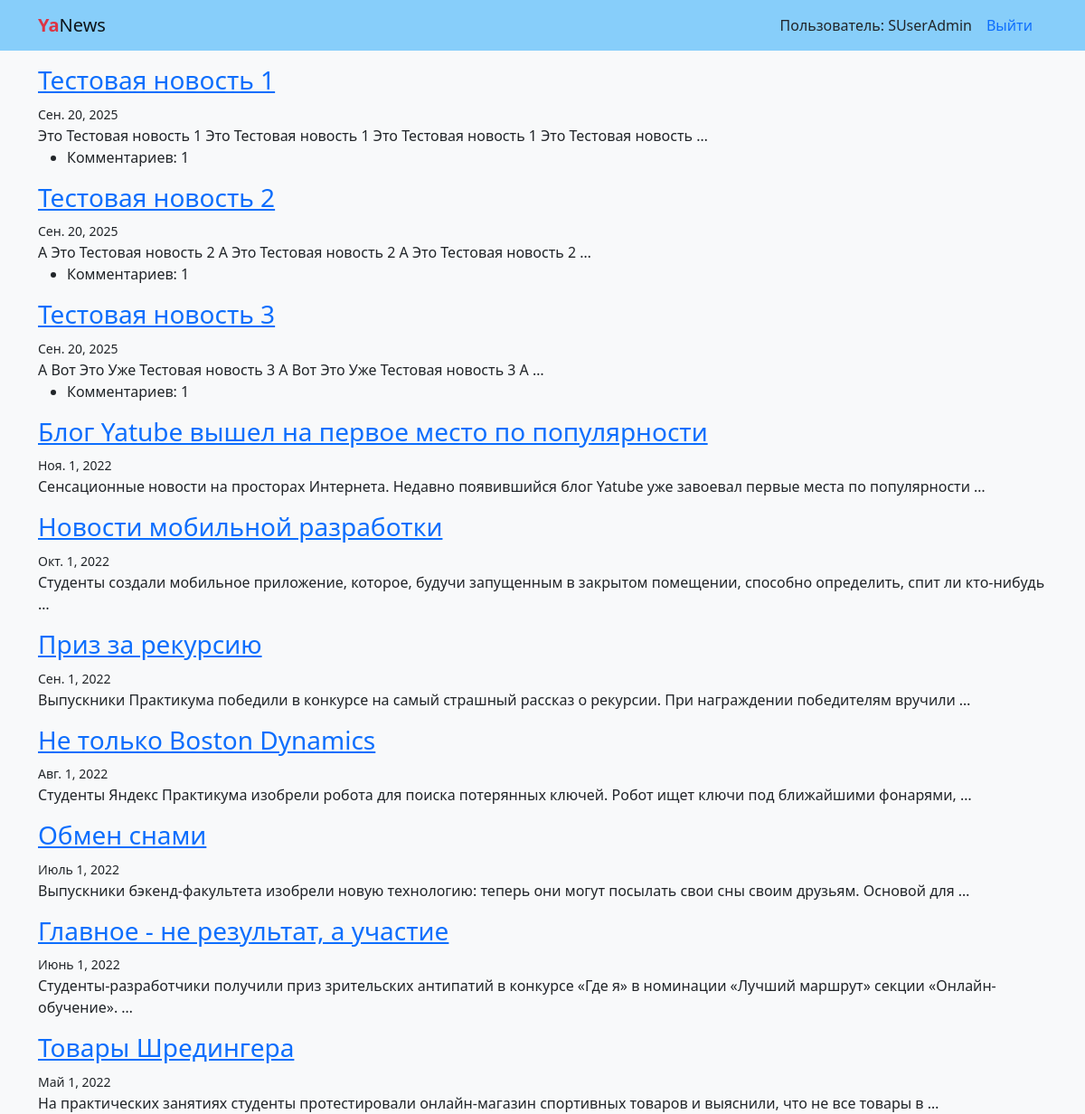
The app's page / (signed in) with its own data.
### news/models.py (models this page shows, shortened)
class News(models.Model):
    title = models.CharField(max_length=50)
    text = models.TextField()
    date = models.DateField(default=datetime.today)
    class Meta:
        ordering = ('-date',)
        verbose_name_plural = 'Новости'
        verbose_name = 'Новость'

### news/views.py (the view)
# urls.py: path('', views.NewsList.as_view(), name='home'),
class NewsList(generic.ListView):
    model = News
    template_name = 'news/home.html'
    context_object_name = 'news_feed'
    def get_queryset(self):
        return self.model.objects.prefetch_related(
            'comment_set'
        )[:settings.NEWS_COUNT_ON_HOME_PAGE]

### templates/news/home.html
{% extends "base.html" %}
{% block content %}
  {% for news in object_list %}
    <div class="mt-3">
      <h3><a href="{% url 'news:detail' news.pk %}">{{ news.title }}</a></h3>
      <div><small>{{ news.date }}</small></div>
      <div>{{ news.text|truncatewords:15 }}</div>
      {% if news.comment_set.all %}
        <ul>
          <li>
            Комментариев: {{ news.comment_set.count }}
          </li>
        </ul>
      {% endif %}
    </div>
  {% endfor %}
{% endblock content %}

### templates/includes/header.html (shortened to what this page needs)
<header>
  <nav class="navbar navbar-light" style="background-color: lightskyblue">
    <li class="container">
      <a class="navbar-brand" href="{% url 'news:home' %}">
        <span class="text-danger"><b>Ya</b></span>News
      </a>
      <ul class="nav nav-pills">
        {% if user.is_authenticated %}
          <li class="align-self-center">
            Пользователь: {{ user.username }}
          </li>
          <li class="nav-item">
            <a class="nav-link" href="{% url 'users:logout' %}">Выйти</a>
          </li>
        {% endif %}
      </ul>
    </li>
  </nav>
</header>

### records on screen
News: title "Тестовая новость 1", date "Сен. 20, 2025", text "Это Тестовая новость 1 Это Тестовая новость 1 Это Тестовая новость 1 Это Тестовая новость …", comment_set.count "1"
News: title "Тестовая новость 2", date "Сен. 20, 2025", text "А Это Тестовая новость 2 А Это Тестовая новость 2 А Это Тестовая новость 2 …", comment_set.count "1"
News: title "Тестовая новость 3", date "Сен. 20, 2025", text "А Вот Это Уже Тестовая новость 3 А Вот Это Уже Тестовая новость 3 А …", comment_set.count "1"
News: title "Блог Yatube вышел на первое место по популярности", date "Ноя. 1, 2022", text "Сенсационные новости на просторах Интернета. Недавно появившийся блог Yatube уже завоевал первые места по популярности …"
News: title "Новости мобильной разработки", date "Окт. 1, 2022", text "Студенты создали мобильное приложение, которое, будучи запущенным в закрытом помещении, способно определить, спит ли кто-нибудь …"
News: title "Приз за рекурсию", date "Сен. 1, 2022", text "Выпускники Практикума победили в конкурсе на самый страшный рассказ о рекурсии. При награждении победителям вручили …"
News: title "Не только Boston Dynamics", date "Авг. 1, 2022", text "Студенты Яндекс Практикума изобрели робота для поиска потерянных ключей. Робот ищет ключи под ближайшими фонарями, …"
News: title "Обмен снами", date "Июль 1, 2022", text "Выпускники бэкенд-факультета изобрели новую технологию: теперь они могут посылать свои сны своим друзьям. Основой для …"
News: title "Главное - не результат, а участие", date "Июнь 1, 2022", text "Студенты-разработчики получили приз зрительских антипатий в конкурсе «Где я» в номинации «Лучший маршрут» секции «Онлайн-обучение». …"
News: title "Товары Шредингера", date "Май 1, 2022", text "На практических занятиях студенты протестировали онлайн-магазин спортивных товаров и выяснили, что не все товары в …"

### other values on screen
{{ user.username }} "SUserAdmin"
